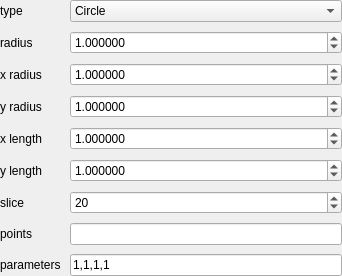
<?xml version="1.0" encoding="UTF-8"?>
<ui version="4.0">
 <class>Section1DInputWidget</class>
 <widget class="QWidget" name="Section1DInputWidget">
  <property name="geometry">
   <rect>
    <x>0</x>
    <y>0</y>
    <width>342</width>
    <height>254</height>
   </rect>
  </property>
  <property name="windowTitle">
   <string>Section 1D</string>
  </property>
  <layout class="QVBoxLayout" name="verticalLayout">
   <property name="spacing">
    <number>0</number>
   </property>
   <property name="margin">
    <number>0</number>
   </property>
   <item>
    <layout class="QGridLayout" name="gridLayout">
     <property name="spacing">
      <number>9</number>
     </property>
     <item row="7" column="1">
      <widget class="QLineEdit" name="_points"/>
     </item>
     <item row="5" column="1">
      <widget class="QDoubleSpinBox" name="_ylength">
       <property name="decimals">
        <number>6</number>
       </property>
       <property name="minimum">
        <double>0.000100000000000</double>
       </property>
       <property name="maximum">
        <double>999999.000000000000000</double>
       </property>
       <property name="singleStep">
        <double>0.000100000000000</double>
       </property>
       <property name="value">
        <double>1.000000000000000</double>
       </property>
      </widget>
     </item>
     <item row="5" column="0">
      <widget class="QLabel" name="_txtYLength">
       <property name="text">
        <string>y length</string>
       </property>
       <property name="buddy">
        <cstring>_ylength</cstring>
       </property>
      </widget>
     </item>
     <item row="3" column="0">
      <widget class="QLabel" name="_txtYRadius">
       <property name="text">
        <string>y radius</string>
       </property>
       <property name="buddy">
        <cstring>_yradius</cstring>
       </property>
      </widget>
     </item>
     <item row="6" column="0">
      <widget class="QLabel" name="_txtSlice">
       <property name="text">
        <string>slice</string>
       </property>
       <property name="buddy">
        <cstring>_slice</cstring>
       </property>
      </widget>
     </item>
     <item row="2" column="0">
      <widget class="QLabel" name="_txtXRadius">
       <property name="text">
        <string>x radius</string>
       </property>
       <property name="buddy">
        <cstring>_xradius</cstring>
       </property>
      </widget>
     </item>
     <item row="1" column="1">
      <widget class="QDoubleSpinBox" name="_radius">
       <property name="decimals">
        <number>6</number>
       </property>
       <property name="minimum">
        <double>0.000100000000000</double>
       </property>
       <property name="maximum">
        <double>999999.000000000000000</double>
       </property>
       <property name="value">
        <double>1.000000000000000</double>
       </property>
      </widget>
     </item>
     <item row="4" column="1">
      <widget class="QDoubleSpinBox" name="_xlength">
       <property name="decimals">
        <number>6</number>
       </property>
       <property name="minimum">
        <double>0.000100000000000</double>
       </property>
       <property name="maximum">
        <double>999999.000000000000000</double>
       </property>
       <property name="value">
        <double>1.000000000000000</double>
       </property>
      </widget>
     </item>
     <item row="8" column="0">
      <widget class="QLabel" name="_txtParameters">
       <property name="text">
        <string>parameters</string>
       </property>
       <property name="buddy">
        <cstring>_parameters</cstring>
       </property>
      </widget>
     </item>
     <item row="2" column="1">
      <widget class="QDoubleSpinBox" name="_xradius">
       <property name="decimals">
        <number>6</number>
       </property>
       <property name="minimum">
        <double>0.000100000000000</double>
       </property>
       <property name="maximum">
        <double>999999.000000000000000</double>
       </property>
       <property name="value">
        <double>1.000000000000000</double>
       </property>
      </widget>
     </item>
     <item row="6" column="1">
      <widget class="QSpinBox" name="_slice">
       <property name="minimum">
        <number>4</number>
       </property>
       <property name="maximum">
        <number>500</number>
       </property>
       <property name="value">
        <number>20</number>
       </property>
      </widget>
     </item>
     <item row="3" column="1">
      <widget class="QDoubleSpinBox" name="_yradius">
       <property name="decimals">
        <number>6</number>
       </property>
       <property name="minimum">
        <double>0.000100000000000</double>
       </property>
       <property name="maximum">
        <double>999999.000000000000000</double>
       </property>
       <property name="value">
        <double>1.000000000000000</double>
       </property>
      </widget>
     </item>
     <item row="7" column="0">
      <widget class="QLabel" name="_txtPoints">
       <property name="text">
        <string>points</string>
       </property>
       <property name="buddy">
        <cstring>_points</cstring>
       </property>
      </widget>
     </item>
     <item row="8" column="1">
      <widget class="QLineEdit" name="_parameters">
       <property name="text">
        <string>1,1,1,1</string>
       </property>
      </widget>
     </item>
     <item row="1" column="0">
      <widget class="QLabel" name="_txtRadius">
       <property name="text">
        <string>radius</string>
       </property>
       <property name="buddy">
        <cstring>_radius</cstring>
       </property>
      </widget>
     </item>
     <item row="4" column="0">
      <widget class="QLabel" name="_txtXLength">
       <property name="text">
        <string>x length</string>
       </property>
       <property name="buddy">
        <cstring>_xlength</cstring>
       </property>
      </widget>
     </item>
     <item row="0" column="1">
      <widget class="QComboBox" name="_type">
       <item>
        <property name="text">
         <string>Circle</string>
        </property>
       </item>
       <item>
        <property name="text">
         <string>Rectangle</string>
        </property>
       </item>
       <item>
        <property name="text">
         <string>Ellipse</string>
        </property>
       </item>
       <item>
        <property name="text">
         <string>User defined</string>
        </property>
       </item>
      </widget>
     </item>
     <item row="0" column="0">
      <widget class="QLabel" name="_txtType">
       <property name="text">
        <string>type</string>
       </property>
       <property name="buddy">
        <cstring>_type</cstring>
       </property>
      </widget>
     </item>
    </layout>
   </item>
  </layout>
 </widget>
 <layoutdefault spacing="6" margin="11"/>
 <tabstops>
  <tabstop>_type</tabstop>
  <tabstop>_radius</tabstop>
  <tabstop>_xradius</tabstop>
  <tabstop>_yradius</tabstop>
  <tabstop>_xlength</tabstop>
  <tabstop>_ylength</tabstop>
  <tabstop>_slice</tabstop>
  <tabstop>_points</tabstop>
  <tabstop>_parameters</tabstop>
 </tabstops>
 <resources/>
 <connections>
  <connection>
   <sender>_type</sender>
   <signal>currentIndexChanged(int)</signal>
   <receiver>Section1DInputWidget</receiver>
   <slot>onTypeChanged()</slot>
   <hints>
    <hint type="sourcelabel">
     <x>106</x>
     <y>11</y>
    </hint>
    <hint type="destinationlabel">
     <x>126</x>
     <y>-14</y>
    </hint>
   </hints>
  </connection>
 </connections>
 <slots>
  <slot>onTypeChanged()</slot>
 </slots>
</ui>
